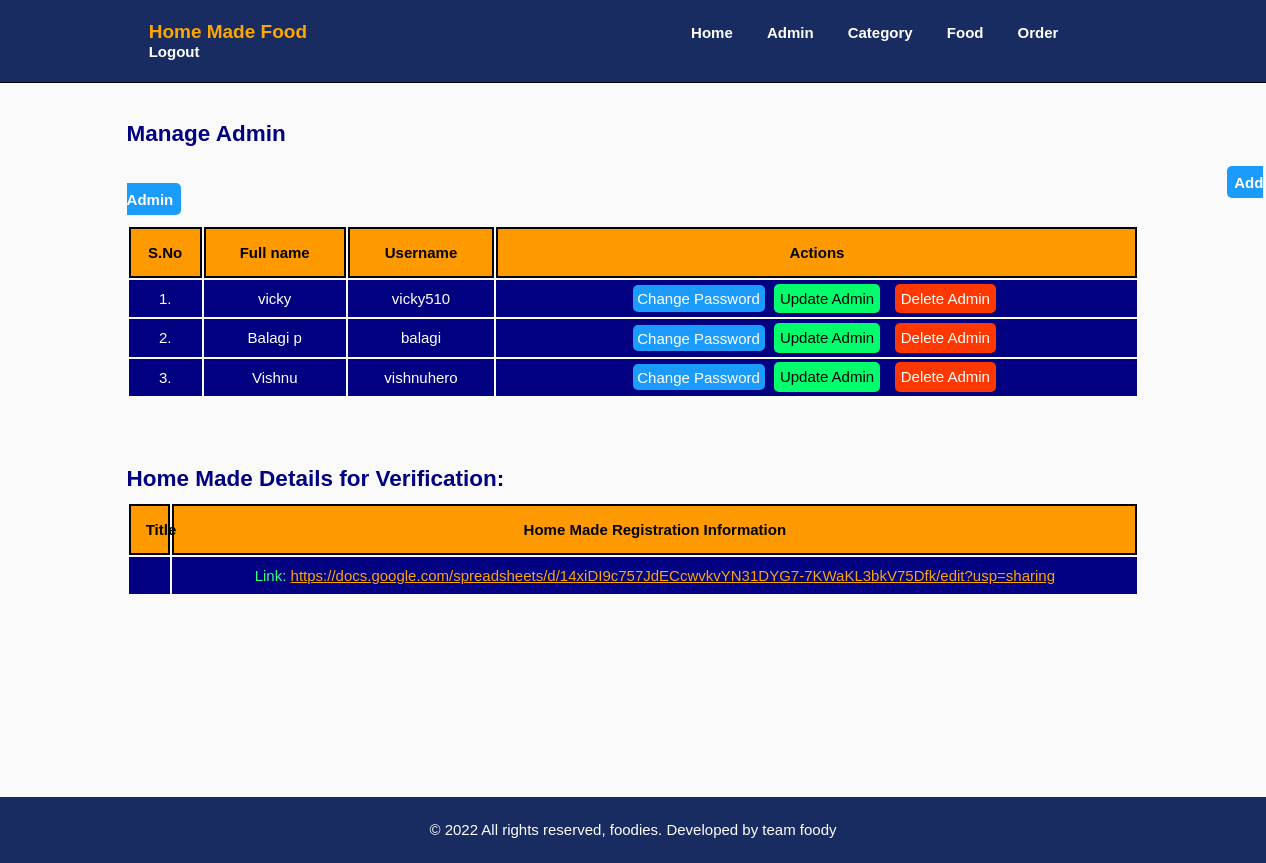
/Back-end/Home-food/admin/manage-admin.php (signed in), run on the app's committed database.
### tables this page shows
CREATE TABLE `admin_home` (
  `id` int(10) UNSIGNED NOT NULL,
  `full_name` varchar(100) NOT NULL,
  `username` varchar(100) NOT NULL,
  `pwd` varchar(255) NOT NULL
);

### Back-end/Home-food/admin/manage-admin.php (the view, shortened to what this page needs)
<?php include('partials/menu.php'); ?>
    <div class="main-content ">
<div class="wrapper">
   </div>
</div>
   <div class="main-content ">
    <div class="wrapper">
    <h2 style="margin-left:0px; color:navy; font-weight:bold; margin-bottom:10px;">Manage Admin</h2>
         <br/>
                  <a href="<?php echo SITEURL; ?>Back-end/Home-food/admin/add-admin.php" class="btn-primary"> Add Admin</a>
                    <table class="tbl-full">
                        <tr>
                          <th>S.No</th>
                          <th>Full name</th>
                          <th>Username</th>
                          <th>Actions</th>
                        </tr>
                        <?php
                             $sql = "SELECT * FROM admin_home";
                             $res = mysqli_query($conn,$sql);
                             if($res==TRUE)
                             {
                              $count = mysqli_num_rows($res);
                              $sn=1;
                              if($count>0){
                                 while($rows=mysqli_fetch_assoc($res)){
                                    $id =$rows['id'];
                                    $full_name=$rows['full_name'];
                                    $username=$rows['username'];
                                    ?>
                                 <tr>
                                    <td><?php echo $sn++; ?>.</td>
                                     <td><?php echo $full_name; ?></td>
                                    <td><?php echo $username; ?></td>
                                    <td>
                                     <a href="<?php echo SITEURL; ?>Back-end/Home-food/admin/update-password.php?id=<?php echo $id; ?>" class="btn-primary1"> Change Password</a>
                                     <a href="<?php echo SITEURL; ?>Back-end/Home-food/admin/update-admin.php?id=<?php echo $id; ?>" class="btn-secondary">  Update Admin</a>
                                     <a href="<?php echo SITEURL; ?>Back-end/Home-food/admin/delete-admin.php?id=<?php echo $id; ?>" class="btn-danger">  Delete Admin</a>
                                    </td>
                                    </tr>
                                    <?php
                                 }
                              } else{
                                      ?>
                                      <tr>
                                        <td>  <div class="error">No Admin Added    <strong>X</strong></div></td>
                                      </tr>
                                     <?php
                              }
                             }
                        ?>
                    </table>
                  <h2 style="margin-left:0px; color:navy; font-weight:bold; margin-bottom:10px;">Home Made Details for Verification:</h2>
                    <table class="tbl-full">
                        <tr>
                          <th>Title</th>
                          <th>Home Made Registration Information</th>
                        </tr>
                                <tr>
                                   <td style="padding:1%;">  </td>
                                    <td style="color:#32ff7e; font-weight:500;">Link: <a href="https://docs.google.com/spreadsheets/d/14xiDI9c757JdECcwvkvYN31DYG7-7KWaKL3bkV75Dfk/edit?usp=sharing" style="color:orange;">https://docs.google.com/spreadsheets/d/14xiDI9c757JdECcwvkvYN31DYG7-7KWaKL3bkV75Dfk/edit?usp=sharing</a></td>
                    </table>
                    </div>
   </div>
<div class="main-content ">
<div class="wrapper">
   </div>
</div>
<div class="main-content ">
<div class="wrapper">
   </div>
</div>
<div class="main-content ">
<div class="wrapper">
   </div>
</div>
<div class="main-content ">
<div class="wrapper">
   </div>
</div>
<div class="main-content ">
<div class="wrapper">
   </div>
</div>
<div class="main-content ">
<div class="wrapper">
   </div>
</div>
<?php include('partials/footer.php'); ?>

### Back-end/Home-food/css/admin.css (style rules this page uses)
* { margin:0; padding:0; font-family:Arial, Helvetica, sans-serif; }
.wrapper { padding: 1%; width:80%; margin: 0 auto; }
.main-content { background-color: var(--veryLightGray); }
:root { --red: hsl(0, 78%, 62%); --cyan: hsl(180, 62%, 55%); --orange: hsl(34, 97%, 64%); --blue: hsl(212, 86%, 64%); --varyDarkBlue: hsl(234, 12%, 34%); --grayishBlue: hsl(229, 6%, 66%); --veryLightGray: hsl(0, 0%, 98%); --weight1: 200; --weight2: 400; --weight3: 600; }
body { font-size: 15px; font-family: 'Poppins', sans-serif; background-color: var(--veryLightGray); }
h2 { color: var(--varyDarkBlue); font-weight: var(--weight3); }
.tbl-full { width:100%; }
table tr th { border:2px solid rgb(0, 0, 0); padding:1.5%; color: black; font-weight: bold; background-color:rgb(255, 153, 0); }
td { text-align: center; color:white; font-weight: 500; background-color:navy; padding: 1%; }
.btn-primary { background-color: #1B9CFC; padding: .75%; border-radius: 5px; color:rgb(255, 255, 255); font-weight: bold; margin-left: 1100px; text-decoration: none; }
.btn-primary1 { background-color: #1B9CFC; padding: .75%; border-radius: 5px; color:rgb(255, 255, 255); font-weight: 500; text-decoration: none; }
.btn-secondary { background-color:#00ff6a; padding: 1%; margin:5px; border-radius: 5px; color:rgb(0, 0, 0); font-weight: 500; text-decoration: none; }
.btn-danger { background-color:#ff3700; padding: 1%; margin:5px; border-radius: 5px; color:rgb(255, 255, 255); font-weight: 500; text-decoration: none; }

### data on the page
admin_home: full_name "vicky", username "vicky510"
admin_home: full_name "Balagi p", username "balagi"
admin_home: full_name "Vishnu", username "vishnuhero"
